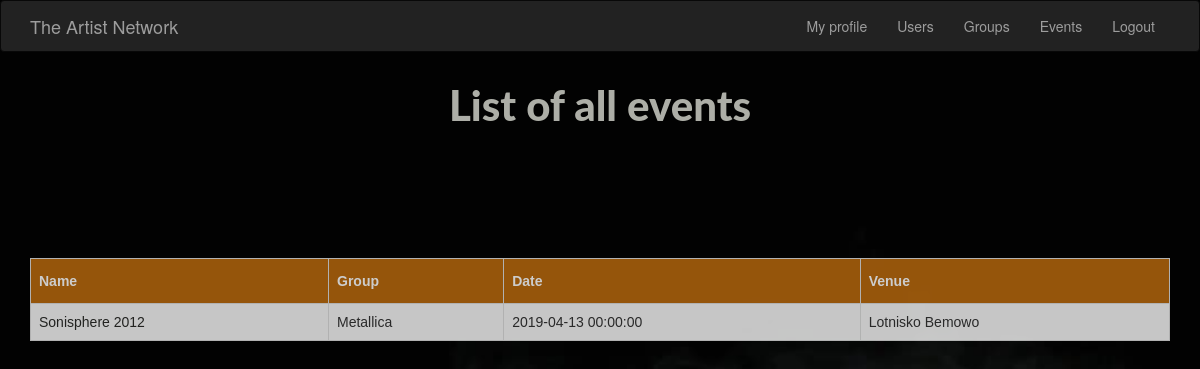
Page /events (signed in) on the committed database.
### app/models.py (models this page shows, shortened)
class Event(db.Model):
    __tablename__='events'
    id = db.Column(db.Integer, primary_key=True)
    eventName = db.Column(db.String(60), unique=True, nullable=False)
    location = db.Column(db.String(100))
    eventDescription = db.Column(db.String(100))
    isFree = db.Column(db.Boolean)
    date = db.Column(db.DateTime)
    event_author = db.Column(
        db.Integer, db.ForeignKey('group.id'), nullable=True
    )
    def group_name(self):
        return Group.query.get(self.event_author).groupName

class Group(db.Model):
    id = db.Column(db.Integer, primary_key=True)
    groupName= db.Column(db.String(140))
    groupDescription = db.Column(db.String(140))
    event=db.relationship('Event', backref='eventAuthor', lazy='dynamic')
    posts=db.relationship('Post', backref='postGroup', lazy='dynamic')
    admin = db.Column(
        db.Integer, db.ForeignKey('artist.id'), nullable=True
    )

### app/__init__.py (the view)
    @app.route('/events')
    @login_required
    def events():
        events = Event.query.all()
        return render_template('events/events.html', events=events)

### app/models.py (called while the page is built)
@login.user_loader
def load_user(id):
    return Artist.query.get(int(id))

### app/templates/events/events.html (shortened to what this page needs)
{% extends "base.html" %}
{% block styles %}
    {{ super() }}
<head>
    <link href="https://maxcdn.bootstrapcdn.com/bootstrap/3.3.7/css/bootstrap.min.css" rel="stylesheet">
    <link href="https://maxcdn.bootstrapcdn.com/font-awesome/4.7.0/css/font-awesome.min.css" rel="stylesheet">
    <link href="{{ url_for('static', filename='css/style2.css') }}" rel="stylesheet" type= "text/css">
</head>
{% endblock %}
{% block content %}
    <h1>List of all events</h1>
    <div class="container">
    <table>
    <div class="content-section2">
    <div class="center">
        <thead>
        <th> Name </th>
        <th> Group </th>
        <th> Date </th>
        <th> Venue </th>
        </thead>
        {% for event in events %}
            <tr>
                <td>
                    <a style="color: #2a2b28;" href={{ url_for('event_details', eventname=event.eventName) }} >
                        {{ event.eventName }}
                    </a>
                </td>
                <td>
                        {{ event.group_name() }}
                </td>
                <td> {{ event.date }} </td>
                <td> {{ event.location }} </td>
            </tr>
        {% endfor %}
        </div>
    </div>
    </table>
    </div>
{% endblock %}

### app/static/css/style2.css (style rules this page uses)
body, html { width: 100%; height: 100%; }
h1 { font-family: "Lato", "Helvetica Neue", Helvetica, Arial, sans-serif; font-weight: 800; font-size: 300%; color: #F6F8ED; pmargin: auto; padding: 10px; opacity: 0.7; text-align: center; width:500px; margin: 0 auto; }
body { background: url(../img/intro2.jpg) no-repeat center center; background-size: cover; height: 100%; }
table { font-family: "Trebuchet MS", Arial, Helvetica, sans-serif; border-collapse: collapse; width: 100%; background-color: #f7f7f7; opacity: 0.8; }
td, th { border: 1px solid #ddd; padding: 8px; }
th { padding-top: 12px; padding-bottom: 12px; text-align: left; background-color: #ba6a0e; color: white; }
.content-section2 { top: -50px; font-size: 120%; color: #fcfcfc; padding: 50px 0; height: 60%; margin: auto; width: 90%; opacity: 0.6; }
a, .navbar .navbar-default .navbar-brand, .navbar-default .navbar-nav>li>a { color: #F6F8ED; }
.center { margin: auto; width: 50%; padding: 10px; }

### rows in the picture
Event: eventName "Sonisphere 2012", group_name "Metallica", date "2019-04-13 00:00:00", location "Lotnisko Bemowo"
